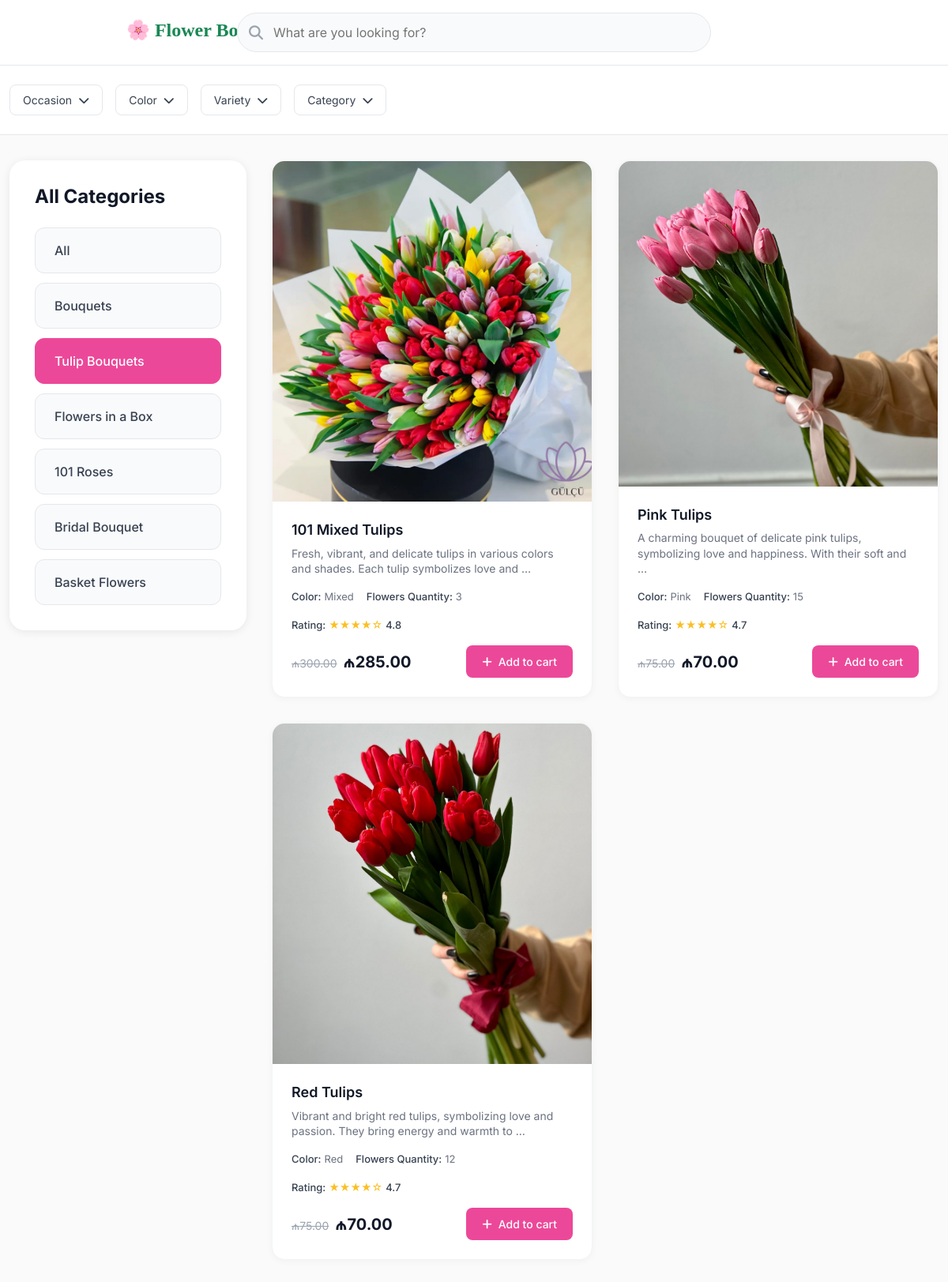
The app's page /?category=2 with its own data.
### flowers/models.py (models this page shows, shortened)
class Category(models.Model):
    name = models.CharField(max_length=32)
    class Meta:
        verbose_name = "Category"
        verbose_name_plural = "Category"

class Flowers(models.Model):
    PENDING = 'pending'
    APPROVED = 'approved'
    REJECTED = 'rejected'
    EXPIRED = "expired"
    STATUS_LIST = [
        (PENDING, 'Pending'),
        (APPROVED, 'Approved'),
        (REJECTED, 'Rejected'),
        (EXPIRED, 'expired')
    ]
    COLOR_CHOICES = [
        ('blue', 'Blue'),
        ('pink', 'Pink'),
        ('red', 'Red'),
        ('yellow', 'Yellow'),
        ('orange', 'Orange'),
        ('purple', 'Purple'),
        ('white', 'White'),
        ('mixed', 'Mixed'),
    ]
    category = models.ForeignKey(Category,
                                on_delete=models.CASCADE,
                                null=True)
    title = models.CharField(max_length=64)
    description = models.TextField()
    color = models.CharField(max_length=20, choices=COLOR_CHOICES)
    quantity = models.PositiveIntegerField()
    raiting = models.DecimalField(max_digits=2, decimal_places=1)
    status = models.CharField(
        choices=STATUS_LIST,
        default=PENDING,
        max_length=16,
        null=True
    )
    image = models.ImageField(upload_to="uploads/flowers", null=True)
    price_before_discount = models.DecimalField(
        max_digits=8,
        decimal_places=2,
        null=True)
    price_after_discount = models.DecimalField(
        max_digits=8,
        decimal_places=2,
        null=True)
    created_at = models.DateTimeField(auto_now_add=True, null=True)
    updated_at = models.DateTimeField(auto_now=True, null=True)
    expires_at = models.DateTimeField(null=True, blank=True)
    @property
    def raiting_stars(self):
        full_stars = int(self.raiting)
        half_stars = self.raiting - full_stars
        stars = '★' * full_stars
        if half_stars:
            stars += '☆'
        stars = stars.ljust(5, '☆')
        return stars

### flowers/views.py (the view)
# urls.py: path("", views.home, name="flower")
def home(request):
    category_id = request.GET.get("category")
    flowers = Flowers.objects.filter(status=Flowers.APPROVED)
    if category_id:
        flowers = flowers.filter(category_id=category_id)
    categories = Category.objects.all()
    api = {"products": flowers,
           "categories": categories,
           "selected_category": category_id or '',
           "request": request}
    return render(request, "flowers/index.html", api)

### flowers/templates/flowers/index.html (shortened to what this page needs)
<!DOCTYPE html>
<html lang="en">
<head>
    <link href="https://cdn.jsdelivr.net/npm/bootstrap@5.3.0/dist/css/bootstrap.min.css" rel="stylesheet">
    <link rel="stylesheet" href="https://cdnjs.cloudflare.com/ajax/libs/font-awesome/6.4.0/css/all.min.css">
    <link href="https://cdn.jsdelivr.net/npm/bootstrap@5.3.0/dist/css/bootstrap.min.css" rel="stylesheet">
    <link rel="stylesheet" href="https://cdnjs.cloudflare.com/ajax/libs/font-awesome/6.4.0/css/all.min.css">
</head>
<body>
    <header class="header">
        <div class="container-logo">
            <div class="logo">
                <a class="navbar-brand fw-bold fs-4 text-success" href="#">🌸 Flower Boutique</a>
            </div>
            <div class="search-container">
                <i class="fas fa-search search-icon"></i>
                <input type="text" class="search-input" placeholder="What are you looking for?">
            </div>
        </div>
    </header>
    <section class="filters">
        <div class="container">
            <div class="filter-group">
                <div class="filter-left">
                    <div class="filter-dropdown">
                        <button class="filter-btn">
                            Occasion <i class="fas fa-chevron-down"></i>
                        </button>
                    </div>
                    <div class="filter-dropdown">
                        <button class="filter-btn">
                            Color <i class="fas fa-chevron-down"></i>
                        </button>
                    </div>
                    <div class="filter-dropdown">
                        <button class="filter-btn">
                            Variety <i class="fas fa-chevron-down"></i>
                        </button>
                    </div>
                    <div class="filter-dropdown">
                        <button class="filter-btn">
                            Category <i class="fas fa-chevron-down"></i>
                        </button>
                    </div>
                </div>
            </div>
        </div>
    </section>
    <main class="main-content">
    <div class="container">
        <div style="display: flex; gap: 2rem; align-items: flex-start;">
        <aside class="category-sidebar">
            <h2 class="category-title">All Categories</h2>
            <nav class="category-list">
                <a href="?" class="category-item {% if not selected_category %}active{% endif %}">All</a>
                {% for cat in categories %}
                    <a href="?category={{ cat.id }}{% for key, value in request.GET.items %}{% if key != 'category' %}&{{ key }}={{ value }}{% endif %}{% endfor %}"
                    class="category-item {% if selected_category|stringformat:'s' == cat.id|stringformat:'s' %}active{% endif %}">
                        {{ cat.name }}
                    </a>
                {% endfor %}
            </nav>
        </aside>
        <section class="product-section">
            <div class="product-grid fade-in">
                {% for flower in products %}
                    <div class="product-card">
                        <div class="product-image-container">
                            {% if flower.image %}
                                <img src="{{ flower.image.url }}" alt="{{ product.name }}" class="product-image">
                            {% else %}
                                <img src="https://images.unsplash.com/photo-1490750967868-88aa4486c946?ixlib=rb-4.0.3&auto=format&fit=crop&w=1000&q=80" alt="{{ product.name }}" class="product-image">
                            {% endif %}
                        </div>
                        <div class="product-info">
                            <h3 class="product-title">{{ flower.title }}</h3>
                            <p class="product-description">{{ flower.description|truncatewords:15 }}</p>
                            <div class="product-details">
                                {% if flower.color %}
                                    <div class="product-detail">
                                        <strong>Color:</strong> {{ flower.color|title }}
                                    </div>
                                {% endif %}
                                {% if flower.quantity %}
                                    <div class="product-detail">
                                        <strong>Flowers Quantity:</strong> {{ flower.quantity }}
                                    </div>
                                {% endif %}
                                {% if flower.raiting %}
                                <div class="product-detail rating">
                                    <strong>Rating:</strong>
                                    <span class="rating-stars">{{ flower.raiting_stars }}</span>
                                    <span class="rating-number">{{ flower.raiting }}</span>
                                </div>
                                {% endif %}
                                </div>
                                <div class="product-footer">
                                    <div class="price-container">
                                        {% if flower.price_before_discount and flower.price_before_discount != flower.price_after_discount %}
                                            <span class="original-price">₼{{ flower.price_before_discount }}</span>
                                        {% endif %}
                                        <span class="current-price">₼{{ flower.price_after_discount }}</span>
                                    </div>
                                    <button class="add-to-cart">
                                        <i class="fas fa-plus"></i> Add to cart
                                    </button>
                                </div>
                            </div>
                        </div>
                {% empty %}
                    <p>No products found.</p>
                {% endfor %}
                </div>
            </section>
        </div>
    </div>
    </main>
</body>
</html>

### flowers/templates/flowers/index.html (style rules this page uses)
* { box-sizing: border-box; }
body { background: #fafafa; font-family: "Inter", -apple-system, BlinkMacSystemFont, sans-serif; overflow-x: hidden; margin: 0; padding: 0; }
.container-logo { position: relative; }
.logo { position: absolute; left: 160px; top: 4px; }
.header { background: white; border-bottom: 1px solid #e5e7eb; padding: 1rem 0; position: sticky; top: 0; z-index: 1000; }
.search-container { position: relative; max-width: 600px; margin: 0 auto; }
.search-input { width: 100%; padding: 12px 20px 12px 45px; border: 1px solid #e5e7eb; border-radius: 25px; font-size: 16px; background: #f9fafb; transition: all 0.3s ease; }
.search-icon { position: absolute; left: 15px; top: 50%; transform: translateY(-50%); color: #9ca3af; font-size: 18px; }
.navbar-brand { font-family: "Playfair Display", serif; font-weight: 700; font-size: 1.5rem; color: #178754; text-decoration: none; }
.filters { background: white; padding: 1.5rem 0; border-bottom: 1px solid #e5e7eb; }
.filter-group { display: flex; flex-wrap: wrap; gap: 1rem; align-items: center; justify-content: space-between; }
.filter-left { display: flex; flex-wrap: wrap; gap: 1rem; }
.filter-dropdown { position: relative; }
.filter-btn { background: white; border: 1px solid #e5e7eb; padding: 8px 16px; border-radius: 8px; font-size: 14px; color: #374151; cursor: pointer; display: flex; align-items: center; gap: 8px; transition: all 0.2s ease; }
.main-content { display: flex; gap: 2rem; padding: 2rem 0; align-items: flex-start; }
.category-sidebar { flex: 0 0 300px; background: white; border-radius: 20px; padding: 2rem; box-shadow: 0 2px 12px rgba(0, 0, 0, 0.08); height: fit-content; position: sticky; top: 140px; }
.category-title { font-size: 24px; font-weight: 700; color: #111827; margin-bottom: 1.5rem; text-align: left; }
.category-list { display: flex; flex-direction: column; gap: 0.75rem; }
.category-item { display: block; padding: 1rem 1.5rem; background: #f9fafb; border: 1px solid #e5e7eb; border-radius: 12px; text-decoration: none; color: #374151; font-size: 16px; font-weight: 500; transition: all 0.3s ease; cursor: pointer; }
.category-item.active { background: #ec4899; border-color: #ec4899; color: white; }
.product-section { flex: 1; min-width: 0; }
.product-grid { display: grid; grid-template-columns: repeat(auto-fill, minmax(320px, 1fr)); gap: 2rem; }
.product-card { height: 680px; background: white; border-radius: 16px; overflow: hidden; box-shadow: 0 2px 8px rgba(0, 0, 0, 0.04); transition: all 0.3s cubic-bezier(0.4, 0, 0.2, 1); border: 1px solid #f3f4f6; display: flex; flex-direction: column; }
.product-image-container { position: relative; width: 100%; height: 100%; overflow: hidden; background: #f9fafb; }
.product-image { width: 100%; height: 100%; object-fit: cover; transition: transform 0.4s cubic-bezier(0.4, 0, 0.2, 1); }
.product-info { padding: 1.5rem; flex-grow: 1; display: flex; flex-direction: column; }
.product-title { font-size: 18px; font-weight: 600; color: #111827; margin-bottom: 0.5rem; line-height: 1.3; }
.product-description { font-size: 14px; color: #6b7280; margin-bottom: 1rem; line-height: 1.4; }
.product-details { display: flex; flex-wrap: wrap; gap: 1rem; margin-bottom: 1rem; font-size: 13px; }
.product-detail { display: flex; align-items: center; gap: 0.25rem; color: #6b7280; }
.product-detail strong { color: #374151; font-weight: 500; }
.rating { display: flex; align-items: center; gap: 0.25rem; }
.rating-stars { color: #fbbf24; }
.rating-number { font-weight: 500; color: #374151; }
.product-footer { display: flex; align-items: center; justify-content: space-between; margin-top: auto; }
.price-container { display: flex; align-items: baseline; gap: 0.5rem; }
.original-price { font-size: 14px; color: #9ca3af; text-decoration: line-through; }
.current-price { font-size: 20px; font-weight: 700; color: #111827; }
.add-to-cart { background: #ec4899; color: white; border: none; padding: 10px 20px; border-radius: 8px; font-weight: 500; font-size: 14px; cursor: pointer; transition: all 0.2s ease; display: flex; align-items: center; gap: 0.5rem; }
.fade-in { animation: fadeInUp 0.8s cubic-bezier(0.4, 0, 0.2, 1); }
.container { max-width: 1200px; margin: 0 auto; }

### records on screen
Category: name "Bouquets"
Category: name "Tulip Bouquets"
Category: name "Flowers in a Box"
Category: name "101 Roses"
Category: name "Bridal Bouquet"
Category: name "Basket Flowers"
Flowers: image (picture), title "101 Mixed Tulips", description "Fresh, vibrant, and delicate tulips in various colors and shades. Each tulip symbolizes love and …", color "Mixed", quantity "3", raiting_stars "★★★★☆", raiting "4.8", price_before_discount "300.00", price_after_discount "285.00"
Flowers: image (picture), title "Pink Tulips", description "A charming bouquet of delicate pink tulips, symbolizing love and happiness. With their soft and …", color "Pink", quantity "15", raiting_stars "★★★★☆", raiting "4.7", price_before_discount "75.00", price_after_discount "70.00"
Flowers: image (picture), title "Red Tulips", description "Vibrant and bright red tulips, symbolizing love and passion. They bring energy and warmth to …", color "Red", quantity "12", raiting_stars "★★★★☆", raiting "4.7", price_before_discount "75.00", price_after_discount "70.00"
